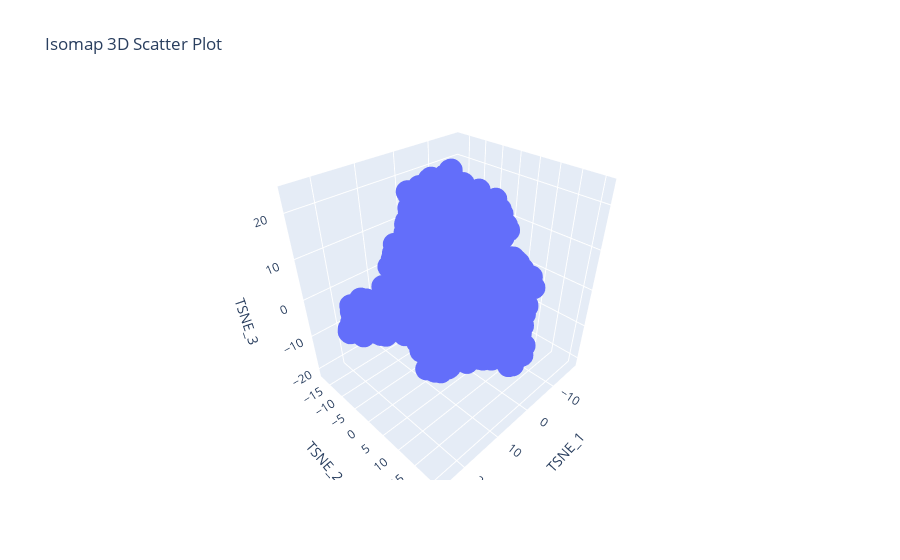

Notebook cell for this chart:
### Code cell
# 3d scatterplot for first 3 components

fig = go.Figure(data=[go.Scatter3d(
    x=df_tsne['TSNE_1'],
    y=df_tsne['TSNE_2'],
    z=df_tsne['TSNE_3'],
    mode='markers'
)])

fig.update_layout(scene=dict(xaxis_title='TSNE_1', yaxis_title='TSNE_2', zaxis_title='TSNE_3'),
                  title='Isomap 3D Scatter Plot')

fig.show()

### Figure 1 — Plotly figure (JSON) as saved in the notebook; plotly's stock layout.template omitted (floating-point values rounded to 4 significant figures; data arrays with more than 128 entries replaced by an {"elided": "..."} marker saying what was removed)
{"data": [{"mode": "markers", "type": "scatter3d", "x": {"elided": "3031 float values"}, "y": {"elided": "3031 float values"}, "z": {"elided": "3031 float values"}}], "layout": {"scene": {"xaxis": {"title": {"text": "TSNE_1"}}, "yaxis": {"title": {"text": "TSNE_2"}}, "zaxis": {"title": {"text": "TSNE_3"}}}, "title": {"text": "Isomap 3D Scatter Plot"}}}
